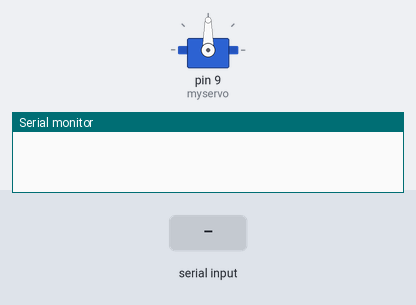
Recording of a sketch running on a simulated Arduino Uno, built with avr-gcc and run on an emulated ATmega328P. Shown: servo, the last lines printed to the serial monitor. Inputs (shaded band) come from the test bench.

Above: at 1.2 s.
1.3 s: "90,45\n" received over Serial
At 1.6 s:
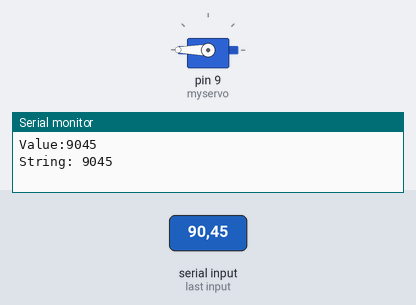
2.8 s: "5\n" received over Serial
At 3.8 s:
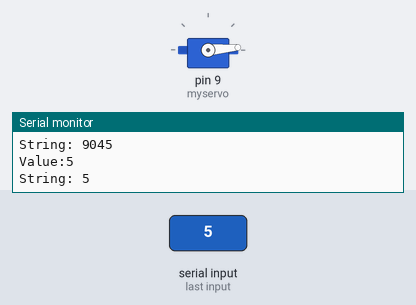
4.3 s: "30,150\n" received over Serial
At 5.1 s:
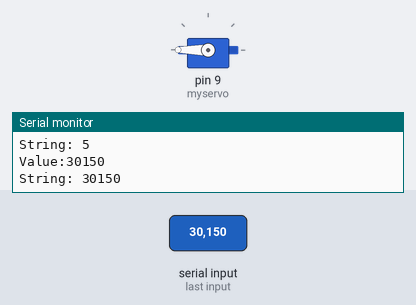
5.8 s: "90\n" received over Serial
At 6.1 s:
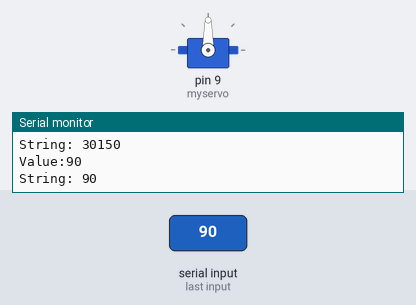
Timing chart, 0 to 8.3 s (numbered marks = the images above; inputs shaded):
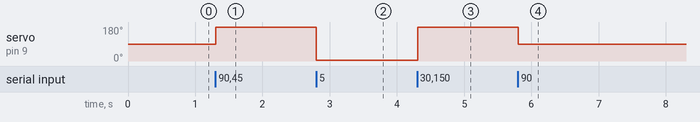

Measured:
- after the input at 1.3 s, servo on pin 9 (myservo): 90° → 180° at once
- after the input at 2.8 s, servo on pin 9 (myservo): 180° → 5° at once
- after the input at 4.3 s, servo on pin 9 (myservo): 5° → 180° at once
- after the input at 5.8 s, servo on pin 9 (myservo): 180° → 90° at once

The sketch:

autonomousDrivingEmulation.ino
```cpp
#include <Servo.h>
String inString = "";

Servo myservo;  // create servo object to control a servo
// twelve servo objects can be created on most boards
void setup() {
  Serial.begin(9600);
  myservo.attach(9);  // attaches the servo on pin 9 to the servo object
}

void loop() {
while (Serial.available() > 0) {
    int inChar = Serial.read();
    if (isDigit(inChar)) {
      // convert the incoming byte to a char and add it to the string:
      inString += (char)inChar;
    }
    // if you get a newline, print the string, then the string's value:
    if (inChar == '\n') {
      Serial.print("Value:");
      Serial.println(inString.toInt());
      myservo.write(inString.toInt());
      Serial.print("String: ");
      Serial.println(inString);
      // clear the string for new input:
      inString = "";

}
}
}
```
